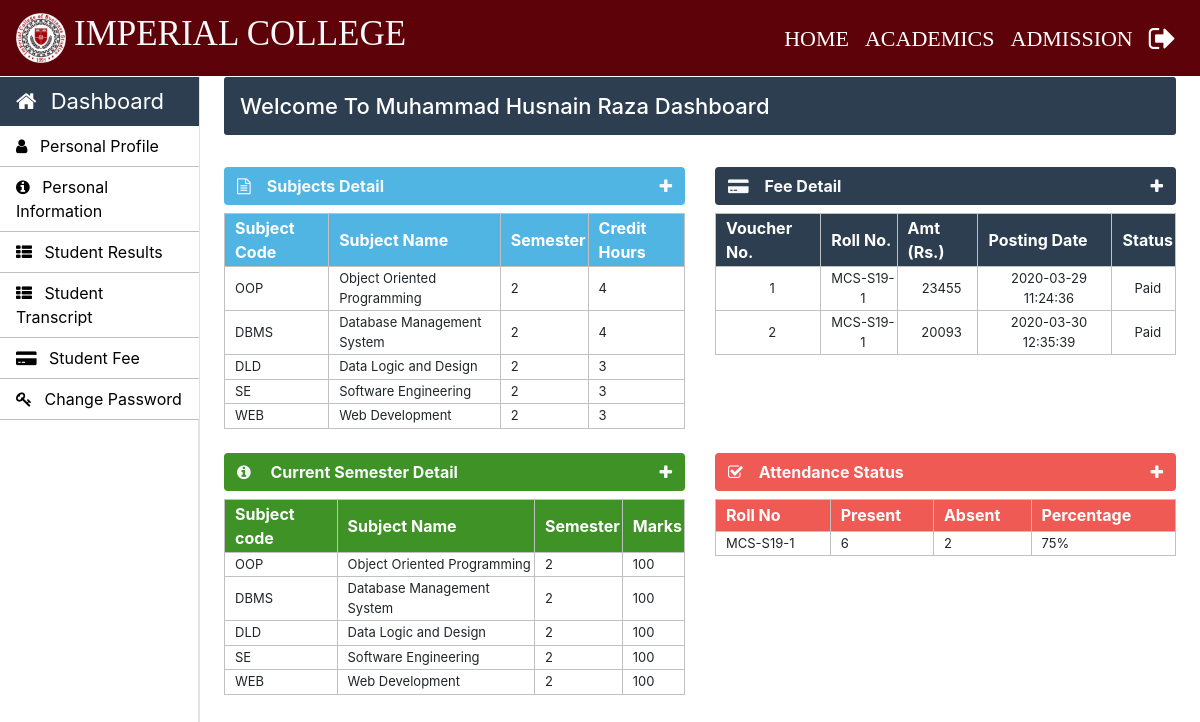
The page /student/student-index.php (signed in) on the database its author committed.
### tables this page shows
CREATE TABLE `student_info` (
  `roll_no` varchar(20) NOT NULL,
  `first_name` varchar(30) NOT NULL,
  `middle_name` varchar(30) NOT NULL,
  `last_name` varchar(30) NOT NULL,
  `father_name` varchar(30) NOT NULL,
  `email` varchar(30) NOT NULL,
  `mobile_no` varchar(11) NOT NULL,
  `course_code` varchar(11) NOT NULL,
  `session` varchar(10) NOT NULL,
  `profile_image` varchar(100) NOT NULL,
  `prospectus_issued` varchar(10) NOT NULL,
  `prospectus_amount` varchar(10) NOT NULL,
  `form_b` varchar(20) NOT NULL,
  `applicant_status` varchar(20) NOT NULL,
  `application_status` varchar(20) NOT NULL,
  `cnic` varchar(15) NOT NULL,
  `dob` varchar(10) NOT NULL,
  `other_phone` varchar(11) NOT NULL,
  `gender` varchar(10) NOT NULL,
  `permanent_address` varchar(150) NOT NULL,
  `current_address` varchar(150) NOT NULL,
  `place_of_birth` varchar(150) NOT NULL,
  `matric_complition_date` varchar(10) NOT NULL,
  `matric_awarded_date` varchar(10) NOT NULL,
  `matric_certificate` varchar(100) NOT NULL,
  `fa_complition_date` varchar(10) NOT NULL,
  `fa_awarded_date` varchar(10) NOT NULL,
  `fa_certificate` varchar(100) NOT NULL,
  `ba_complition_date` varchar(10) NOT NULL,
  `ba_awarded_date` varchar(10) NOT NULL,
  `ba_certificate` varchar(100) NOT NULL,
  `semester` int(11) NOT NULL,
  `total_marks` int(11) NOT NULL,
  `obtain_marks` int(11) NOT NULL,
  `state` varchar(20) NOT NULL,
  `admission_date` timestamp NOT NULL DEFAULT current_timestamp() ON UPDATE current_timestamp()
);

CREATE TABLE `student_courses` (
  `student_course_id` int(11) NOT NULL,
  `course_code` varchar(10) NOT NULL,
  `semester` int(11) NOT NULL,
  `roll_no` varchar(10) NOT NULL,
  `subject_code` varchar(10) NOT NULL,
  `session` varchar(10) NOT NULL,
  `assign_date` varchar(10) NOT NULL
);

CREATE TABLE `course_subjects` (
  `subject_code` varchar(10) NOT NULL,
  `subject_name` varchar(50) NOT NULL,
  `course_code` varchar(10) NOT NULL,
  `semester` int(10) NOT NULL,
  `credit_hours` int(5) NOT NULL
);

CREATE TABLE `student_fee` (
  `fee_voucher` int(11) NOT NULL,
  `roll_no` varchar(30) NOT NULL,
  `amount` int(11) NOT NULL,
  `posting_date` timestamp NOT NULL DEFAULT current_timestamp() ON UPDATE current_timestamp(),
  `status` varchar(10) NOT NULL
);

### Student/student-index.php (the view, shortened to what this page needs)
 <?php
		require_once "../connection/connection.php";
	?>
<!doctype html>
<html lang="en">
	<head>
	</head>
	<body>
		<?php include('../common/common-header.php') ?>
		<?php include('../common/student-sidebar.php') ?>
		<main role="main" class="col-xl-10 col-lg-9 col-md-8 ml-sm-auto px-md-4 mb-2 w-100">
			<div class="sub-main">
				<div class="text-center d-flex flex-wrap flex-md-nowrap pt-3 pb-2 mb-3 text-white admin-dashboard pl-3">
					<h4 class="">Welcome To <?php $roll_no=$_SESSION['LoginStudent'];
					$query="select * from student_info where roll_no='$roll_no'";
					$run=mysqli_query($con,$query);
					while ($row=mysqli_fetch_array($run)) {
						echo $row['first_name']." ".$row['middle_name']." ".$row['last_name'];
					}
					?> Dashboard </h4> </h4>
				</div>
				<div class="row">
					<div class="col-lg-6 col-md-12 col-sm-12">
						<div>
							<section class="mt-3">
								<div class="btn btn-block table-two text-light d-flex">
									<span class="font-weight-bold"><i class="fa fa-file-text-o mr-3" aria-hidden="true"></i>Subjects Detail</span>
									<a href="" class="ml-auto" data-toggle="collapse" data-target="#collapseOne"><i class="fa fa-plus text-light" aria-hidden="true"></i></a>
								</div>
								<div class="collapse show mt-2" id="collapseOne">
									<table class="w-100 table-elements table-two-tr"cellpadding="2">
										<tr class="pt-5 table-two text-white" style="height: 32px;">
											<th>Subject Code</th>
											<th>Subject Name</th>
											<th>Semester</th>
											<th>Credit Hours</th>
										</tr>
										<?php $roll_no=$_SESSION['LoginStudent'];
											$max_semester = "select max(semester) as semester from student_courses where roll_no = '$roll_no'";
											$max_run = mysqli_query($con, $max_semester);
											$row = mysqli_fetch_array($max_run);
											$semester = $row['semester'];
											$query="select sc.subject_code,cs.subject_name,sc.semester,cs.credit_hours, sc.roll_no, sc.semester from student_courses sc inner join course_subjects cs on sc.subject_code=cs.subject_code where sc.roll_no='$roll_no' and sc.semester = $semester";
											$run=mysqli_query($con,$query);
											while ($row=mysqli_fetch_array($run)) { ?>
										<tr>
											<td><?php echo $row['subject_code'] ?></td>
											<td><?php echo $row['subject_name'] ?></td>
											<td><?php echo $row['semester'] ?></td>
											<td><?php echo $row['credit_hours'] ?></td>
										</tr>
										<?php } ?>
									</table>
								</div>
							</section>
						</div>
					</div>
					<div class="col-lg-6 col-md-12 col-md-6 col-sm-12">
						<div>
							<section class="mt-3">
								<div class="btn btn-block table-three text-light d-flex">
									<span class="font-weight-bold"><i class="fa fa-credit-card-alt mr-3" aria-hidden="true"></i>Fee Detail</span>
									<a href="" class="ml-auto" data-toggle="collapse" data-target="#collapsetwo"><i class="fa fa-plus text-light" aria-hidden="true"></i></a>
								</div>
								<div class="collapse show mt-2" id="collapsetwo">
									<table class="w-100 table-elements table-three-tr"cellpadding="2">
										<tr class="pt-5 table-three text-white" style="height: 32px;">
											<th>Voucher No.</th>
											<th>Roll No.</th>
											<th>Amt (Rs.)</th>
											<th>Posting Date</th>
											<th>Status</th>
										</tr>
										<?php
											$roll_no=$_SESSION['LoginStudent'];
											$query="select * from student_fee inner join student_info on student_fee.roll_no=student_info.roll_no where student_fee.roll_no='$roll_no'";
											$run=mysqli_query($con,$query);
											while ($row=mysqli_fetch_array($run)) { ?>
											<tr class="text-center">
												<td><?php echo $row['fee_voucher'] ?></td>
												<td><?php echo $row['roll_no'] ?></td>
												<td><?php echo $row['amount'] ?></td>
												<td><?php echo $row['posting_date'] ?></td>
												<td><?php echo $row['status'] ?></td>
											</tr>
											<?php
											}
										?>
									</table>
								</div>
							</section>
						</div>
					</div>
				</div>
				<div class="row">
					<div class="col-lg-6 col-md-12 col-sm-12">
						<div>
							<section class="mt-4">
								<div class="btn btn-block table-five text-light d-flex">
									<span class="font-weight-bold"><i class="fa fa-info-circle mr-3" aria-hidden="true"></i> Current Semester Detail</span>
									<a href="" class="ml-auto" data-toggle="collapse" data-target="#collapsethree"><i class="fa fa-plus text-light" aria-hidden="true"></i></a>
								</div>
								<div class="collapse show mt-2" id="collapsethree">
									<table class="w-100 table-elements table-five-tr"cellpadding="2">
										<tr class="pt-5 table-five text-white" style="height: 32px;">
											<th>Subject code</th>
											<th>Subject Name</th>
											<th>Semester</th>
											<th>Marks</th>
										</tr>
										<?php
											$roll_no=$_SESSION['LoginStudent'];
											$max_semester = "select max(semester) as semester from student_courses where roll_no = '$roll_no'";
											$max_run = mysqli_query($con, $max_semester);
											$row = mysqli_fetch_array($max_run);
											$semester = $row['semester'];
											$query="select * from student_courses inner join course_subjects on student_courses.subject_code=course_subjects.subject_code where student_courses.roll_no='$roll_no' and student_courses.semester = '$semester'";
											$run=mysqli_query($con,$query);
											while ($row=mysqli_fetch_array($run)) { ?>
											<tr>
												<td><?php echo $row['subject_code'] ?></td>
												<td><?php echo $row['subject_name'] ?></td>
												<td><?php echo $row['semester'] ?></td>
												<td>100</td>
											</tr>
											<?php }
										?>
									</table>
								</div>
							</section>
						</div>
					</div>
					<div class="col-lg-6 col-md-12 col-sm-12">
						<div>
							<section class="mt-4">
								<div class="btn btn-block table-one text-light d-flex">
									<span class="font-weight-bold"><i class="fa fa-check-square-o mr-3" aria-hidden="true"></i>Attendance Status</span>
									<a href="" class="ml-auto" data-toggle="collapse" data-target="#collapsefour"><i class="fa fa-plus text-light" aria-hidden="true"></i></a>
								</div>
								<div class="collapse show mt-2" id="collapsefour">
									<table class="w-100 table-elements table-one-tr"cellpadding="2">
										<tr class="pt-5 table-one text-white" style="height: 32px;">
											<th>Roll No</th>
											<th>Present</th>
											<th>Absent</th>
											<th>Percentage</th>
										</tr>
										<?php
											$roll_no=$_SESSION['LoginStudent'];
											$query="select count(attendance_id) as attendance_id,sum(attendance) as attendance,student_id from student_attendance where student_id='$roll_no'";
											$run=mysqli_query($con,$query);
											while ($row1=mysqli_fetch_array($run)) { ?>
											<tr>
												<td><?php echo $_SESSION['LoginStudent'] ?></td>
												<td><?php echo $row1['attendance'] ? $row1['attendance'] : "0" ?></td>
												<td><?php echo $row1['attendance_id']-$row1['attendance']?></td>
												<?php $attendace =  $row1['attendance_id'] > 0 ? round(($row1['attendance']*100)/$row1['attendance_id'])."%" : "0%" ?>
												<td> <?php echo $attendace ?> </td>
											</tr>
											<?php
											}
										?>
									</table>
								</div>
							</section>
						</div>
					</div>
				</div>
			</div>
		</main>
	</body>
</html>

### Css/style.css (style rules this page uses)
h4 { font-size: 22px; }
.admin-dashboard { margin-top: 1px !important; background: #2c3e50 !important; border-radius: 3px; }
.table-elements tr, td, th { font-size: 13px; border: 1px solid rgb(194, 193, 193); padding-left: 10px !important; }
.table-one { background: #eb1811b6; }
.table-two { background: #51b5e4; }
.table-three { background: #2c3e50 !important; }
.table-five { background: #3e9225fd; }
.table-font-for-transcript td, th { font-size: 16px !important; }

### rows shown on the page
student_info: first_name "Muhammad", middle_name "Husnain", last_name "Raza"
student_courses: subject_code "OOP", course_subjects.subject_name "Object Oriented Programming", semester "2", course_subjects.credit_hours "4", course_subjects.subject_code "OOP", course_subjects.semester "2"
student_courses: subject_code "DBMS", course_subjects.subject_name "Database Management System", semester "2", course_subjects.credit_hours "4", course_subjects.subject_code "DBMS", course_subjects.semester "2"
student_courses: subject_code "DLD", course_subjects.subject_name "Data Logic and Design", semester "2", course_subjects.credit_hours "3", course_subjects.subject_code "DLD", course_subjects.semester "2"
student_courses: subject_code "SE", course_subjects.subject_name "Software Engineering", semester "2", course_subjects.credit_hours "3", course_subjects.subject_code "SE", course_subjects.semester "2"
student_courses: subject_code "WEB", course_subjects.subject_name "Web Development", semester "2", course_subjects.credit_hours "3", course_subjects.subject_code "WEB", course_subjects.semester "2"
student_fee: fee_voucher "1", student_info.roll_no "MCS-S19-1", amount "23455", posting_date "2020-03-29 11:24:36", status "Paid"
student_fee: fee_voucher "2", student_info.roll_no "MCS-S19-1", amount "20093", posting_date "2020-03-30 12:35:39", status "Paid"

### other values the page prints
$row1['attendance'] "6"
$row1['attendance_id']-$row1['attendance'] "2"
$attendace "75%"
